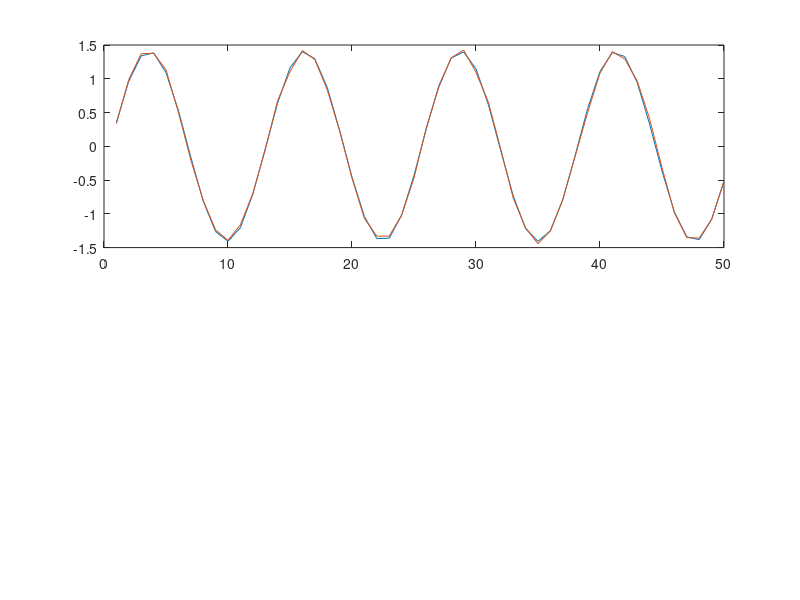

Write the MATLAB code that produced this figure.
%% Load data
clear all;
close all;

%% Load files if exist
% ctrl_desired = csvread("cartpole_ctrl_check_KL13.csv");
% ctrl_pi_current = csvread("current_ctrl.csv");
% ctrl_sample_time = csvread("ctrl_sample_time.csv");
% ctrl_sample_cost = csvread("traj_cost.csv");
% reg_traj = csvread("_hessian_.csv");
% [K, T] = size(ctrl_sample_time);

%% KL Control example
K=20; T = 50;
reg_traj = ones(1, T) * 400;
mean = 0; variance = 0.1;
hess_reg_diag = diag(reg_traj);
sample_reg = eye(T) * 1/variance;
ctrl_desired = sin((1:T)./2)' + 0.5 * sin((1:T)./2 - 0.75)';

%% Compute the cost from trajectory
lambda = 0.5;
traj_cost = zeros(K, 1);
guess_ctrl = zeros(T, 1);
current_ctrl = zeros(1, T);

fig_1 = figure();
error = 100; iteration = 1;
while iteration < 100
    random_ctrl = normrnd(0,sqrt(variance),[K,T]);
    for sample = 1:1:K
        new_ctrl = current_ctrl + random_ctrl(sample, :);
%         new_ctrl = current_ctrl + ctrl_sample_time(sample, :);
        traj_cost(sample, 1) = (ctrl_desired' - new_ctrl)... 
            * hess_reg_diag * (ctrl_desired' - new_ctrl)'...
            + (new_ctrl - current_ctrl) * sample_reg ...
            * (new_ctrl - current_ctrl)';
    end
    traj_cost = traj_cost * 0.5 * lambda;
    min_cost = min(traj_cost);
    exp_cost = exp(-1/lambda * (traj_cost - min_cost));
    norm_const = sum(exp_cost);
    weights = exp_cost ./ norm_const;
%     current_ctrl = current_ctrl +(weights' * ctrl_sample_time);
    current_ctrl = current_ctrl +(weights' * random_ctrl);
    clf(fig_1);
    subplot(2, 1, 1)
    plot(ctrl_desired);
    hold on 
    plot(current_ctrl);
%     subplot(2, 1, 2)
%     plot(ctrl_desired);
%     hold on
%     plot(ctrl_pi_current);
    drawnow;
    error = rms(current_ctrl - ctrl_desired');
    fprintf("Error: %d error at iteration: %i \n", error, iteration);
    variance = variance * 95/100;
    iteration = 1 + iteration;
end